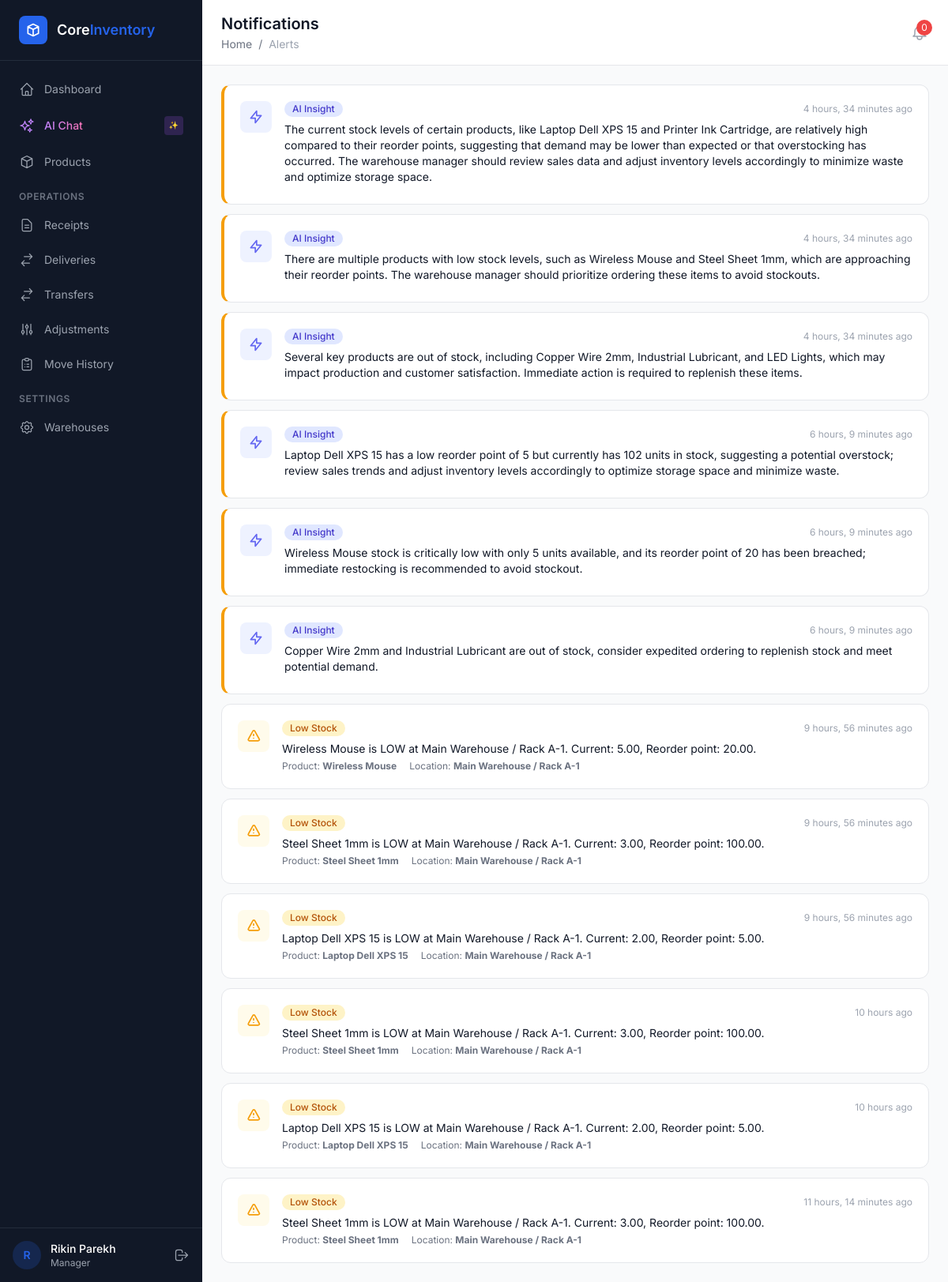
Before: /alerts/ (signed in) with the older database file.
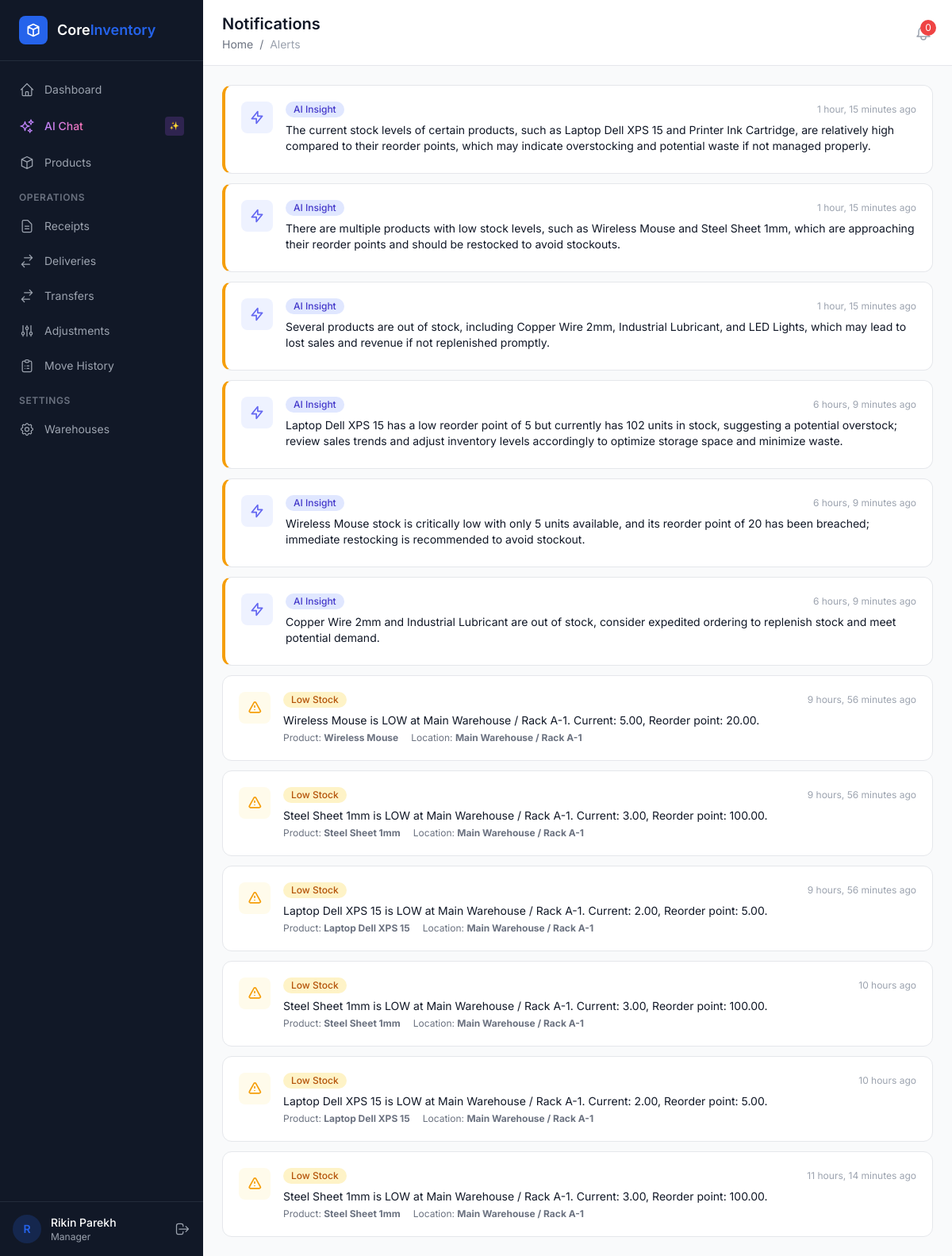
After: the same page with the newer database file.
### apps/accounts/models.py (models this page shows, shortened)
class CustomUser(AbstractUser):
    username = None  # Remove username field
    email = models.EmailField('email address', unique=True)
    full_name = models.CharField(max_length=255, blank=True)
    phone = models.CharField(max_length=20, blank=True)
    avatar = models.ImageField(upload_to='avatars/', blank=True, null=True)
    role = models.ForeignKey(
        'access.Role',
        on_delete=models.SET_NULL,
        null=True,
        blank=True,
        related_name='users',
    )
    warehouse = models.ForeignKey(
        'warehouses.Warehouse',
        on_delete=models.SET_NULL,
        null=True,
        blank=True,
        related_name='users',
        help_text='Restricts user to one warehouse',
    )
    is_approved = models.BooleanField(default=False)
    otp_code = models.CharField(max_length=6, blank=True, null=True)
    otp_expiry = models.DateTimeField(blank=True, null=True)
    USERNAME_FIELD = 'email'
    REQUIRED_FIELDS = ['full_name']
    class Meta:
        verbose_name = 'User'
        verbose_name_plural = 'Users'
        ordering = ['-date_joined']

### apps/access/models.py (models this page shows, shortened)
class Role(models.Model):
    name = models.CharField(max_length=100, unique=True)
    description = models.TextField(blank=True)
    is_system_role = models.BooleanField(
        default=False,
        help_text='System roles cannot be deleted.',
    )
    created_at = models.DateTimeField(auto_now_add=True)
    class Meta:
        ordering = ['name']

### apps/alerts/models.py (models this page shows, shortened)
class Notification(models.Model):
    TYPE_CHOICES = [
        ('low_stock', 'Low Stock'),
        ('out_of_stock', 'Out of Stock'),
        ('ai_insight', 'AI Insight'),
    ]
    product = models.ForeignKey(
        'products.Product',
        on_delete=models.CASCADE,
        related_name='notifications',
        null=True,
        blank=True,
    )
    user = models.ForeignKey(
        settings.AUTH_USER_MODEL,
        on_delete=models.CASCADE,
        related_name='notifications',
        null=True,
        blank=True,
    )
    location = models.ForeignKey(
        'warehouses.Location',
        on_delete=models.SET_NULL,
        null=True,
        blank=True,
        related_name='notifications',
    )
    type = models.CharField(max_length=20, choices=TYPE_CHOICES)
    message = models.TextField()
    is_read = models.BooleanField(default=False)
    created_at = models.DateTimeField(auto_now_add=True)
    class Meta:
        ordering = ['-created_at']

### apps/products/models.py (models this page shows, shortened)
class Product(models.Model):
    name = models.CharField(max_length=255)
    sku = models.CharField(
        max_length=20,
        unique=True,
        blank=True,
        help_text='Auto-generated if blank: PRD-XXXXXX',
    )
    category = models.ForeignKey(
        ProductCategory,
        on_delete=models.SET_NULL,
        null=True,
        blank=True,
        related_name='products',
    )
    unit = models.ForeignKey(
        UnitOfMeasure,
        on_delete=models.PROTECT,
        related_name='products',
    )
    description = models.TextField(blank=True)
    image = models.ImageField(upload_to='products/', blank=True, null=True)
    reorder_point = models.DecimalField(
        max_digits=12, decimal_places=2, default=0,
        help_text='Low stock threshold',
    )
    is_active = models.BooleanField(default=True)
    created_at = models.DateTimeField(auto_now_add=True)
    updated_at = models.DateTimeField(auto_now=True)
    class Meta:
        ordering = ['name']

### apps/warehouses/models.py (models this page shows, shortened)
class Location(models.Model):
    warehouse = models.ForeignKey(
        Warehouse,
        on_delete=models.CASCADE,
        related_name='locations',
    )
    name = models.CharField(max_length=255, help_text='e.g. Rack A-3, Production Floor')
    coordinates = models.CharField(max_length=100, blank=True, help_text='Optional coordinates')
    is_active = models.BooleanField(default=True)
    class Meta:
        ordering = ['warehouse', 'name']
    def __str__(self):
        return f'{self.warehouse.name} / {self.name}'

class Warehouse(models.Model):
    name = models.CharField(max_length=255)
    address = models.TextField(blank=True)
    is_active = models.BooleanField(default=True)
    class Meta:
        ordering = ['name']

### apps/alerts/views.py (the view)
# urls.py: path('', views.notification_list, name='list'),
@login_required
def notification_list(request):
    qs = Notification.objects.select_related('product', 'location').order_by('-created_at')
    paginator = Paginator(qs, 30)
    page_obj = paginator.get_page(request.GET.get('page'))
    unread_ids = [n.pk for n in page_obj if not n.is_read]
    if unread_ids:
        Notification.objects.filter(pk__in=unread_ids).update(is_read=True)
    return render(request, 'alerts/list.html', {'page_obj': page_obj})

### templates/alerts/list.html (shortened to what this page needs)
{% extends "base.html" %}
{% block page_title %}Notifications{% endblock %}
{% block breadcrumb %}<a href="/dashboard/" class="hover:text-primary">Home</a> <span class="mx-1">/</span> <span class="text-gray-400">Alerts</span>{% endblock %}
{% block content %}
{% if page_obj %}
<div class="space-y-3">{% for n in page_obj %}
    <div class="bg-white rounded-xl border border-gray-200 p-5 flex items-start gap-4 {% if not n.is_read %}border-l-4 border-l-amber-500{% endif %}">
        <div class="flex-shrink-0 w-10 h-10 rounded-lg flex items-center justify-center {% if n.type == 'low_stock' %}bg-amber-50{% elif n.type == 'out_of_stock' %}bg-red-50{% elif n.type == 'ai_insight' %}bg-indigo-50{% else %}bg-blue-50{% endif %}">
            {% if n.type == 'out_of_stock' %}
            <svg class="w-5 h-5 text-red-500" fill="none" stroke="currentColor" viewBox="0 0 24 24"><path stroke-linecap="round" stroke-linejoin="round" stroke-width="2" d="M18.364 18.364A9 9 0 005.636 5.636m12.728 12.728A9 9 0 015.636 5.636m12.728 12.728L5.636 5.636"/></svg>
            {% elif n.type == 'ai_insight' %}
            <svg class="w-5 h-5 text-indigo-500" fill="none" stroke="currentColor" viewBox="0 0 24 24"><path stroke-linecap="round" stroke-linejoin="round" stroke-width="2" d="M13 10V3L4 14h7v7l9-11h-7z"/></svg>
            {% else %}
            <svg class="w-5 h-5 text-amber-500" fill="none" stroke="currentColor" viewBox="0 0 24 24"><path stroke-linecap="round" stroke-linejoin="round" stroke-width="2" d="M12 9v2m0 4h.01m-6.938 4h13.856c1.54 0 2.502-1.667 1.732-2.5L13.732 4c-.77-.833-1.964-.833-2.732 0L4.082 16.5c-.77.833.192 2.5 1.732 2.5z"/></svg>
            {% endif %}
        </div>
        <div class="flex-1 min-w-0">
            <div class="flex items-center justify-between">
                <span class="inline-flex items-center px-2.5 py-0.5 rounded-full text-xs font-medium {% if n.type == 'out_of_stock' %}bg-red-100 text-red-700{% elif n.type == 'ai_insight' %}bg-indigo-100 text-indigo-700{% else %}bg-amber-100 text-amber-700{% endif %}">{{ n.get_type_display }}</span>
                <span class="text-xs text-gray-400">{{ n.created_at|timesince }} ago</span>
            </div>
            <p class="mt-1.5 text-sm text-gray-900">{{ n.message }}</p>
            <div class="mt-1 flex items-center gap-4 text-xs text-gray-500">
                {% if n.product %}<span>Product: <strong>{{ n.product.name }}</strong></span>{% endif %}
                {% if n.location %}<span>Location: <strong>{{ n.location }}</strong></span>{% endif %}
            </div>
        </div>
    </div>
{% endfor %}</div>
{% else %}
{% include "partials/empty_state.html" with icon="bell" title="No notifications" message="You're all caught up! Notifications will appear when stock levels need attention." %}
{% endif %}
{% endblock %}

### templates/base.html (shortened to what this page needs)
<!DOCTYPE html>
<html lang="en">
<head>
    <script src="https://cdn.tailwindcss.com"></script>
</head>
<body class="bg-content-bg min-h-screen" x-data="{ logoutModalOpen: false }">
    {% if user.is_authenticated and user.is_approved or user.is_superuser %}
    <div class="flex min-h-screen">
        <aside class="w-64 bg-sidebar-bg text-sidebar-text flex flex-col fixed h-full z-30" x-data="{ open: true }">
            <div class="flex items-center gap-3 px-6 py-5 border-b border-gray-700/50">
                <div class="w-9 h-9 bg-primary rounded-lg flex items-center justify-center">
                    <svg class="w-5 h-5 text-white" fill="none" stroke="currentColor" viewBox="0 0 24 24">
                        <path stroke-linecap="round" stroke-linejoin="round" stroke-width="2" d="M20 7l-8-4-8 4m16 0l-8 4m8-4v10l-8 4m0-10L4 7m8 4v10M4 7v10l8 4"/>
                    </svg>
                </div>
                <div>
                    <span class="text-white font-semibold text-lg">Core</span><span class="text-primary font-semibold text-lg">Inventory</span>
                </div>
            </div>
            <nav class="flex-1 px-3 py-4 space-y-1 overflow-y-auto">
                <a href="/dashboard/" class="sidebar-link flex items-center gap-3 px-3 py-2.5 rounded-lg text-sm {% if request.path == '/dashboard/' %}active text-white{% endif %}">
                    <svg class="w-5 h-5" fill="none" stroke="currentColor" viewBox="0 0 24 24"><path stroke-linecap="round" stroke-linejoin="round" stroke-width="1.5" d="M3 12l2-2m0 0l7-7 7 7M5 10v10a1 1 0 001 1h3m10-11l2 2m-2-2v10a1 1 0 01-1 1h-3m-6 0a1 1 0 001-1v-4a1 1 0 011-1h2a1 1 0 011 1v4a1 1 0 001 1m-6 0h6"/></svg>
                    Dashboard
                </a>
                <button @click="$dispatch('toggle-chat')" class="sidebar-link flex items-center gap-3 px-3 py-2.5 rounded-lg text-sm w-full text-left group" id="chat-sidebar-btn">
                    <span class="bg-gradient-to-r from-purple-400 to-pink-400 bg-clip-text text-transparent font-medium">AI Chat</span>
                    <span class="ml-auto text-[10px] bg-purple-500/20 text-purple-400 px-1.5 py-0.5 rounded font-mono">✨</span>
                </button>
                <a href="/products/" class="sidebar-link flex items-center gap-3 px-3 py-2.5 rounded-lg text-sm {% if '/products/' in request.path %}active text-white{% endif %}">
                    <svg class="w-5 h-5" fill="none" stroke="currentColor" viewBox="0 0 24 24"><path stroke-linecap="round" stroke-linejoin="round" stroke-width="1.5" d="M20 7l-8-4-8 4m16 0l-8 4m8-4v10l-8 4m0-10L4 7m8 4v10M4 7v10l8 4"/></svg>
                    Products
                </a>
                <div class="pt-3 pb-1 px-3">
                    <p class="text-xs font-semibold uppercase tracking-wider text-gray-500">Operations</p>
                </div>
                <a href="/receipts/" class="sidebar-link flex items-center gap-3 px-3 py-2.5 rounded-lg text-sm {% if '/receipts/' in request.path %}active text-white{% endif %}">
                    <svg class="w-5 h-5" fill="none" stroke="currentColor" viewBox="0 0 24 24"><path stroke-linecap="round" stroke-linejoin="round" stroke-width="1.5" d="M9 12h6m-6 4h6m2 5H7a2 2 0 01-2-2V5a2 2 0 012-2h5.586a1 1 0 01.707.293l5.414 5.414a1 1 0 01.293.707V19a2 2 0 01-2 2z"/></svg>
                    Receipts
                </a>
                <a href="/deliveries/" class="sidebar-link flex items-center gap-3 px-3 py-2.5 rounded-lg text-sm {% if '/deliveries/' in request.path %}active text-white{% endif %}">
                    <svg class="w-5 h-5" fill="none" stroke="currentColor" viewBox="0 0 24 24"><path stroke-linecap="round" stroke-linejoin="round" stroke-width="1.5" d="M8 7h12m0 0l-4-4m4 4l-4 4m0 6H4m0 0l4 4m-4-4l4-4"/></svg>
                    Deliveries
                </a>
                <a href="/transfers/" class="sidebar-link flex items-center gap-3 px-3 py-2.5 rounded-lg text-sm {% if '/transfers/' in request.path %}active text-white{% endif %}">
                    <svg class="w-5 h-5" fill="none" stroke="currentColor" viewBox="0 0 24 24"><path stroke-linecap="round" stroke-linejoin="round" stroke-width="1.5" d="M8 7h12m0 0l-4-4m4 4l-4 4m0 6H4m0 0l4 4m-4-4l4-4"/></svg>
                    Transfers
                </a>
                <a href="/adjustments/" class="sidebar-link flex items-center gap-3 px-3 py-2.5 rounded-lg text-sm {% if '/adjustments/' in request.path %}active text-white{% endif %}">
                    <svg class="w-5 h-5" fill="none" stroke="currentColor" viewBox="0 0 24 24"><path stroke-linecap="round" stroke-linejoin="round" stroke-width="1.5" d="M12 6V4m0 2a2 2 0 100 4m0-4a2 2 0 110 4m-6 8a2 2 0 100-4m0 4a2 2 0 110-4m0 4v2m0-6V4m6 6v10m6-2a2 2 0 100-4m0 4a2 2 0 110-4m0 4v2m0-6V4"/></svg>
                    Adjustments
                </a>
                <a href="/ledger/" class="sidebar-link flex items-center gap-3 px-3 py-2.5 rounded-lg text-sm {% if '/ledger/' in request.path %}active text-white{% endif %}">
                    <svg class="w-5 h-5" fill="none" stroke="currentColor" viewBox="0 0 24 24"><path stroke-linecap="round" stroke-linejoin="round" stroke-width="1.5" d="M9 5H7a2 2 0 00-2 2v12a2 2 0 002 2h10a2 2 0 002-2V7a2 2 0 00-2-2h-2M9 5a2 2 0 002 2h2a2 2 0 002-2M9 5a2 2 0 012-2h2a2 2 0 012 2m-3 7h3m-3 4h3m-6-4h.01M9 16h.01"/></svg>
                    Move History
                </a>
                {% load access_tags %}
                {% has_permission request.user 'can_manage_warehouses' as can_settings %}
                {% if can_settings %}
                <div class="pt-3 pb-1 px-3">
                    <p class="text-xs font-semibold uppercase tracking-wider text-gray-500">Settings</p>
                </div>
                <a href="{% url 'warehouses:list' %}" class="sidebar-link flex items-center gap-3 px-3 py-2.5 rounded-lg text-sm">
                    Warehouses
                </a>
                {% endif %}
                {% has_permission request.user 'can_access_admin_panel' as can_admin %}
            </nav>
            <div class="px-4 py-4 border-t border-gray-700/50">
                <div class="flex items-center gap-3">
                    <div class="w-9 h-9 bg-primary/20 rounded-full flex items-center justify-center">
                        <span class="text-primary text-sm font-semibold">{{ user.full_name|make_list|first|default:"U" }}</span>
                    </div>
                    <div class="flex-1 min-w-0">
                        <p class="text-sm font-medium text-white truncate">{{ user.full_name|default:user.email }}</p>
                        <p class="text-xs text-gray-400 truncate">{{ user.role.name|default:"No Role" }}</p>
                    </div>
                    <button @click="logoutModalOpen = true" class="text-gray-400 hover:text-white transition-colors" title="Logout">
                        <svg class="w-5 h-5" fill="none" stroke="currentColor" viewBox="0 0 24 24"><path stroke-linecap="round" stroke-linejoin="round" stroke-width="1.5" d="M17 16l4-4m0 0l-4-4m4 4H7m6 4v1a3 3 0 01-3 3H6a3 3 0 01-3-3V7a3 3 0 013-3h4a3 3 0 013 3v1"/></svg>
                    </button>
                </div>
            </div>
        </aside>
        <main class="flex-1 ml-64">
            <header class="bg-white border-b border-gray-200 sticky top-0 z-20">
                <div class="flex items-center justify-between px-6 py-4">
                    <div>
                        <h1 class="text-xl font-semibold text-gray-900">{% block page_title %}Dashboard{% endblock %}</h1>
                        <nav class="text-sm text-gray-500 mt-0.5">
                            {% block breadcrumb %}<a href="/dashboard/" class="hover:text-primary">Home</a>{% endblock %}
                        </nav>
                    </div>
                    <div class="flex items-center gap-4">
                        <a href="/alerts/" class="relative text-gray-400 hover:text-gray-600 transition-colors" title="Notifications">
                            <span id="notif-badge" class="absolute -top-1 -right-1 w-5 h-5 bg-red-500 text-white text-xs rounded-full flex items-center justify-center"
                                  hx-get="/alerts/count/" hx-trigger="every 30s" hx-target="#notif-badge" hx-swap="outerHTML">
                                0
                            </span>
                        </a>
                    </div>
                </div>
            </header>
            <div class="p-6">
                {% block content %}{% endblock %}
            </div>
        </main>
    </div>
    {% else %}
    <div class="min-h-screen flex items-center justify-center bg-gradient-to-br from-gray-900 via-gray-800 to-gray-900">
        {% block auth_content %}{% endblock %}
    </div>
    {% endif %}
</body>
</html>

Changed rows visible on the page:
removed Notification: type "AI Insight", created_at "4 hours, 34 minutes", message "The current stock levels of certain products, like Laptop Dell XPS 15 and Printer Ink Cartridge, are relatively high compared to their reorder points, suggesting that demand may be lower than expected or that overstocking has occurred. The warehouse manager should review sales data and adjust inventory levels accordingly to minimize waste and optimize storage space."
removed Notification: type "AI Insight", created_at "4 hours, 34 minutes", message "There are multiple products with low stock levels, such as Wireless Mouse and Steel Sheet 1mm, which are approaching their reorder points. The warehouse manager should prioritize ordering these items to avoid stockouts."
removed Notification: type "AI Insight", created_at "4 hours, 34 minutes", message "Several key products are out of stock, including Copper Wire 2mm, Industrial Lubricant, and LED Lights, which may impact production and customer satisfaction. Immediate action is required to replenish these items."
added Notification: type "AI Insight", created_at "1 hour, 15 minutes", message "The current stock levels of certain products, such as Laptop Dell XPS 15 and Printer Ink Cartridge, are relatively high compared to their reorder points, which may indicate overstocking and potential waste if not managed properly."
added Notification: type "AI Insight", created_at "1 hour, 15 minutes", message "There are multiple products with low stock levels, such as Wireless Mouse and Steel Sheet 1mm, which are approaching their reorder points and should be restocked to avoid stockouts."
added Notification: type "AI Insight", created_at "1 hour, 15 minutes", message "Several products are out of stock, including Copper Wire 2mm, Industrial Lubricant, and LED Lights, which may lead to lost sales and revenue if not replenished promptly."
